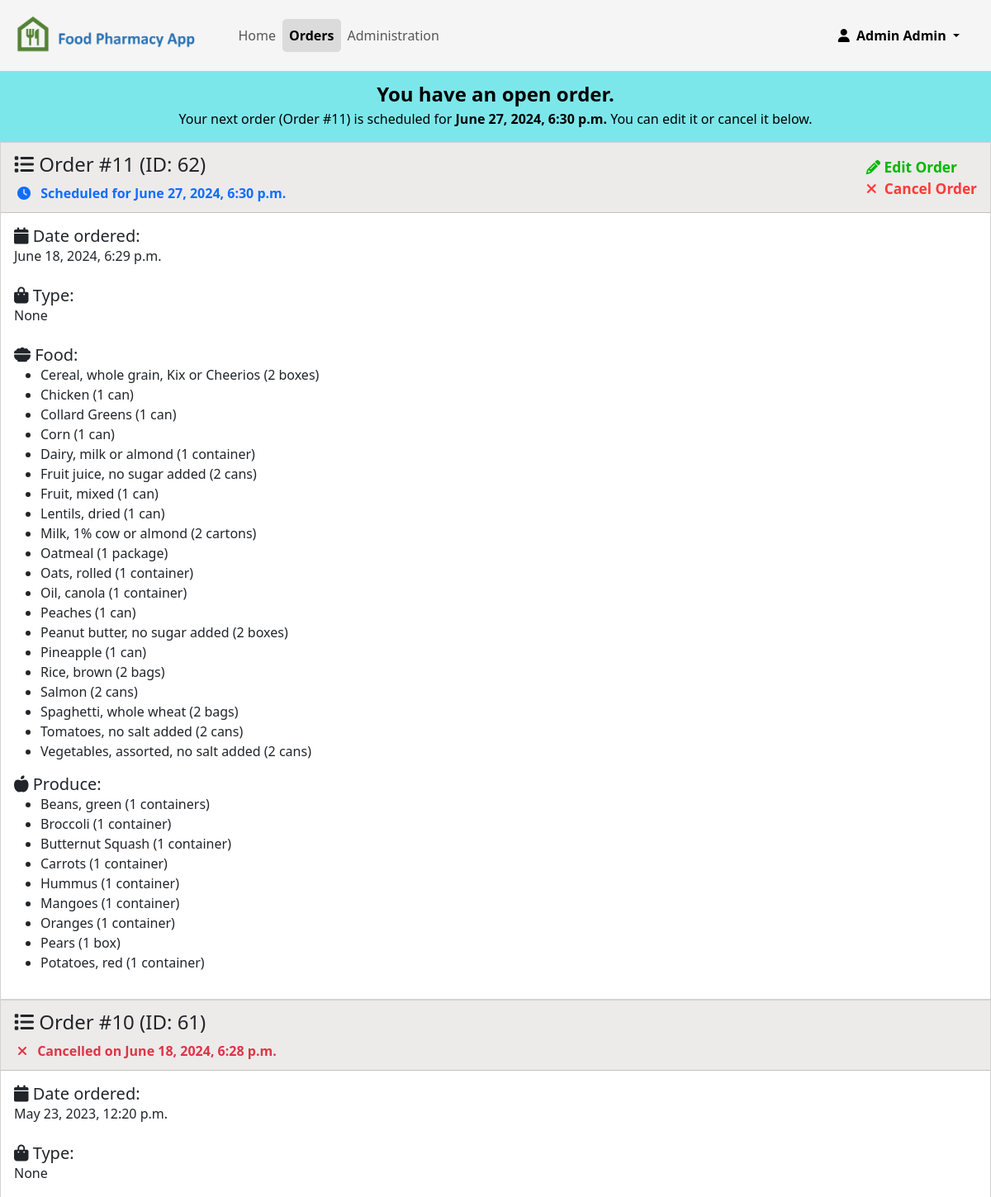
/orders/ (signed in, upper part), run on the app's committed database.
### app/models.py (models this page shows, shortened)
class User(AbstractBaseUser, PermissionsMixin):
    objects = UserManager()
    USERNAME_FIELD = 'email'
    user_created_at = models.DateTimeField(default=timezone.now)
    email = models.EmailField(unique=True)
    first_name = models.CharField(max_length=255)
    middle_name = models.CharField(max_length=255, blank=True)
    last_name = models.CharField(max_length=255)
    is_staff = models.BooleanField(default=False)
    gender = models.CharField(choices=(
        ("male", "Male"),
        ("female", "Female"),
        ("nonbinary", "Non-binary"),
    ), max_length=255)
    email_verified = models.BooleanField(default=False, help_text="Whether the user has verified their email address.")
    active = models.BooleanField(
        default=False,
        help_text="Whether the user is currently enrolled in the Food Pharmacy program and is authorized to log in and order food.",
    )
    address = models.CharField(max_length=512)
    doctor = models.ForeignKey('Doctor', on_delete=models.CASCADE, blank=True, null=True)
    dietician = models.ForeignKey('Dietician', on_delete=models.CASCADE, blank=True, null=True)
    patient_comments = models.TextField(blank=True, help_text="Comments from the patient")
    medical_comments = models.TextField(blank=True, help_text="Comments from the doctor, dietician, or clinic regarding the patient's medical conditions. Not visible to patient.")
    admin_comments = models.TextField(blank=True, help_text="Comments from Food Pharmacy App administrators. Not visible to patient.")
    """
        active determines if the user is able to use the app.
        eligible determines if the user is eligible for the Food Pharmacy program.

        An eligible user becomes active after they are approved by Food Pharmacy staff, their doctor or dietician, or an administrator.

        active = True, eligible = True:   The user is active and eligible for the Food Pharmacy program.
        active = True, eligible = False:  Should not happen unless access was override-granted by an administrator.
        active = False, eligible = True:  The user is eligible for the Food Pharmacy program but has not been approved yet.
        active = False, eligible = False: The user is not eligible for the Food Pharmacy program.
    """
    @property
    def eligible(self):
        """Returns whether the user is eligible for the Food Pharmacy program."""
        return self.screening_questionnaire.is_eligible if hasattr(self, 'screening_questionnaire') else False
    def __str__(self):
        return f"{self.first_name} {self.middle_name + ' ' if self.middle_name else ''}{self.last_name}"

class Order(models.Model):
    user = models.ForeignKey('User', on_delete=models.CASCADE)
    date_ordered = models.DateTimeField(auto_now_add=True)
    date_scheduled = models.DateTimeField(blank=True, null=True)
    date_fulfilled = models.DateTimeField(blank=True, null=True)
    date_cancelled = models.DateTimeField(blank=True, null=True)
    type = models.CharField(choices=(
        ("pickup", "Pickup"),
    ), max_length=255, default="Pickup", null=True, blank=True)
    patient_comments = models.TextField(blank=True, help_text="Comments from the patient regarding this order")
    admin_comments = models.TextField(blank=True, help_text="Comments from food pharmacy staff regarding this order. Not visible to patient.")
    number = models.IntegerField(default=0, help_text="Order number, incremented individually for each user")
    @property
    def fulfilled(self):
        return self.date_fulfilled is not None and self.date_fulfilled < timezone.now()
    @property
    def cancelled(self):
        return self.date_cancelled is not None
    @property
    def foods(self):
        return Food.objects.filter(order=self)
    @property
    def produces(self):
        return Produce.objects.filter(order=self)
    class Meta:
        ordering = ['-date_scheduled']

class Food(models.Model):
    order = models.ForeignKey('Order', on_delete=models.CASCADE)
    food = models.ForeignKey('FoodChoice', on_delete=models.CASCADE)
    class Meta:
        ordering = ['food']

class FoodChoice(models.Model):
    name = models.CharField(max_length=255)
    quantity = models.CharField(max_length=255, default="1")
    active = models.BooleanField(default=True, help_text="Whether this food choice is currently available for selection")
    def __str__(self):
        return f"{self.name} ({self.quantity})"
    class Meta:
        ordering = ['name']

class Produce(models.Model):
    order = models.ForeignKey('Order', on_delete=models.CASCADE)
    produce = models.ForeignKey('ProduceChoice', on_delete=models.CASCADE)
    class Meta:
        ordering = ['produce']

class ProduceChoice(models.Model):
    name = models.CharField(max_length=255)
    quantity = models.CharField(max_length=255, default="1")
    active = models.BooleanField(default=True,  help_text="Whether this produce choice is currently available for selection")
    category = models.ForeignKey('ProduceCategory', on_delete=models.CASCADE)
    def __str__(self):
        return f"{self.name} ({self.quantity})"
    class Meta:
        ordering = ['name']

### app/decorators.py (the view)
    def wrap(request, *args, **kwargs):
        if request.user.is_authenticated and request.user.active:
            return function(request, *args, **kwargs)
        return redirect(reverse('index'))

### app/views.py (called while the page is built)
@active_users_only
def orders(request):
    orders = Order.objects.filter(user=request.user).order_by('-number')
    return render(request, 'orders.html', {
        "orders": orders,
        "has_open_order": orders.filter(date_fulfilled__isnull=True, date_cancelled__isnull=True).exists(),
        "last_order": orders.first() if orders.exists() else None,
    })

### app/templates/orders.html (shortened to what this page needs)
{% extends "base.html" %}
{% load static %}
{% block css %}
    <link rel="stylesheet" href="{% static 'orders.css' %}">
{% endblock %}
{% block body %}
{% if has_open_order %}
<div class="banner-center open-order d-flex justify-content-center align-items-center">
    <div>
        You have an open order.
        <br>
        <p class="small-desc">
            Your next order (Order #{{ last_order.number }}) is scheduled for <b>{{ last_order.date_scheduled }}</b>
            You can edit it or cancel it below.
        </p>
    </div>
</div>
{% endif %}
{% for order in orders %}
    <div class="card">
        <div class="card-header">
            <h4>
                <i class="fa-solid fa-list"></i>
                Order #{{ order.number }} (ID: {{ order.id }})
            </h4>
            {% if order.fulfilled %}
                <b class="text-success">
                    <i class="fa-solid fa-check status-icon"></i>
                    Fulfilled on {{ order.date_fulfilled }}
                </b>
            {% elif order.cancelled %}
                <b class="text-danger">
                    <i class="fa-solid fa-times status-icon"></i>
                    Cancelled on {{ order.date_cancelled }}
                </b>
            {% else %}
                <b class="text-primary">
                    <i class="fa-solid fa-clock status-icon"></i>
                    Scheduled for {{ order.date_scheduled }}
                </b>
                <span class="edit-order">
                    <a href="{% url 'order_food' %}?id={{ order.id }}" class="edit-order-button text-decoration-none">
                        <i class="fa-solid fa-pencil edit-icon"></i>
                        Edit Order
                    </a>
                    <br>
                    <a href="{% url 'cancel_order' %}?id={{ order.id }}" class="cancel-order-button text-decoration-none">
                        <i class="fa-solid fa-times edit-icon"></i>
                        &nbsp;Cancel Order
                    </a>
                </span>
            {% endif %}
        </div>
        <div class="card-body">
            <h5>
                <i class="fa-solid fa-calendar"></i>
                Date ordered:
            </h5>
            {{ order.date_ordered }}
            <br><br>
            <h5>
                <i class="fa-sharp fa-solid fa-bag-shopping"></i>
                Type:
            </h5>
            {{ order.type|title }}
            <br><br>
            <h5>
                <i class="fa-solid fa-bowl-food"></i>
                Food:
            </h5>
            <ul>
                {% for food in order.foods %}
                    <li>{{ food.food }}</li>
                {% endfor %}
            </ul>
            <h5>
                <i class="fa-sharp fa-solid fa-apple-whole"></i>
                Produce:
            </h5>
            <ul>
                {% for produce in order.produces %}
                    <li>{{ produce.produce }}</li>
                {% endfor %}
            </ul>
        </div>
    </div>
{% empty %}
<h5 style="position: relative; top: 15px; text-align: center">
    No orders yet!
    <br><br><br><br><br><br><br><br><br><br><br><br><br><br><br><br><br><br>
</h5>
{% endfor %}
{% endblock %}

### app/templates/base.html (shortened to what this page needs)
{% load pwa %}
{% load static %}
<!DOCTYPE html>
<html>
<head>
  <link href="https://cdn.jsdelivr.net/npm/bootstrap@5.3.0-alpha1/dist/css/bootstrap.min.css" rel="stylesheet"
>
  <link rel="stylesheet" href="{% static 'base.css' %}">
  {% block css %}
  {% endblock %}
</head>
<body>
  {% block nav %}
  <nav class="navbar navbar-expand-lg bg-body-tertiary">
    <div class="container-fluid">
      <a class="navbar-brand" href="/">
        <img src="{% static 'images/logo_transparent.png' %}" height="60" class="d-inline-block align-top"
          alt="Food Pharmacy App">
      </a>
      <div class="collapse navbar-collapse" id="navbarNavDropdown" style="text-align: center">
        <ul class="navbar-nav">
          <li class="nav-item">
            <a class="nav-link" aria-current="page" href="{% url 'index' %}">Home</a>
          </li>
          <li class="nav-item">
            <a class="nav-link" href="{% url 'orders' %}">Orders</a>
          </li>
          {% if request.user.is_superuser %}
          <li class="nav-item">
            <a class="nav-link" href="/admin">Administration</a>
          </li>
          {% endif %}
          <li class="nav-item dropdown profile">
            <a class="nav-link dropdown-toggle" href="#" role="button" data-bs-toggle="dropdown" aria-expanded="false">
              <i class="fa-solid fa-user"></i>&nbsp;
              {{ request.user }}
            </a>
          </li>
        </ul>
      </div>
    </div>
  </nav>
  {% endblock %}
  {% block body %}
  {% endblock %}
</body>
</html>

### static/base.css (style rules this page uses)
nav.navbar { background-color: rgb(245, 245, 245) !important; }
nav .active { background-color: rgb(219, 219, 219) !important; border-radius: 5px; font-weight: bold; }
nav .profile { position: absolute; right: 30px; }
nav .profile > a { color: var(--bs-navbar-active-color); font-weight: bold; }
.banner-center { height: 75px; background-color: #87fa87; cursor: pointer; border: 0; font-size: 18pt; font-weight: bold; color: black; text-align: center; }

### static/orders.css (style rules this page uses)
.card-header { padding-top: 12px; background-color: rgb(237, 234, 234); }
.card, .card-header { border-radius: 0 !important; }
h5 { margin: 0; }
.small-desc { font-weight: normal; font-size: 12pt; }
.status-icon { margin-left: 4px; margin-right: 8px; }
.edit-order { font-size: 13pt; font-weight: bold; float: right; position: relative; top: -32px; }
.edit-order .edit-order-button { color: rgb(0, 183, 0) !important; }
.edit-order .cancel-order-button { color: #ff3939 !important; }
.open-order { cursor: auto; background-color: rgb(124, 231, 235); height: auto; padding-top: 10px; }
.card-header { height: 85px; }

### data on the page
User: user "Admin Admin"
Order: number "11", date_scheduled "June 27, 2024, 6:30 p.m.", id "62", date_ordered "June 18, 2024, 6:29 p.m.", type "None"
Food: food "Cereal, whole grain, Kix or Cheerios (2 boxes)"
Food: food "Chicken (1 can)"
Food: food "Collard Greens (1 can)"
Food: food "Corn (1 can)"
Food: food "Dairy, milk or almond (1 container)"
Food: food "Fruit juice, no sugar added (2 cans)"
Food: food "Fruit, mixed (1 can)"
Food: food "Lentils, dried (1 can)"
Food: food "Milk, 1% cow or almond (2 cartons)"
Food: food "Oatmeal (1 package)"
Food: food "Oats, rolled (1 container)"
Food: food "Oil, canola (1 container)"
Food: food "Peaches (1 can)"
Food: food "Peanut butter, no sugar added (2 boxes)"
Food: food "Pineapple (1 can)"
Food: food "Rice, brown (2 bags)"
Food: food "Salmon (2 cans)"
Food: food "Spaghetti, whole wheat (2 bags)"
Food: food "Tomatoes, no salt added (2 cans)"
Food: food "Vegetables, assorted, no salt added (2 cans)"
Produce: produce "Beans, green (1 containers)"
Produce: produce "Broccoli (1 container)"
Produce: produce "Butternut Squash (1 container)"
Produce: produce "Carrots (1 container)"
Produce: produce "Hummus (1 container)"
Produce: produce "Mangoes (1 container)"
Produce: produce "Oranges (1 container)"
Produce: produce "Pears (1 box)"
Produce: produce "Potatoes, red (1 container)"
Order: number "10", id "61", date_cancelled "June 18, 2024, 6:28 p.m.", date_ordered "May 23, 2023, 12:20 p.m.", type "None"
